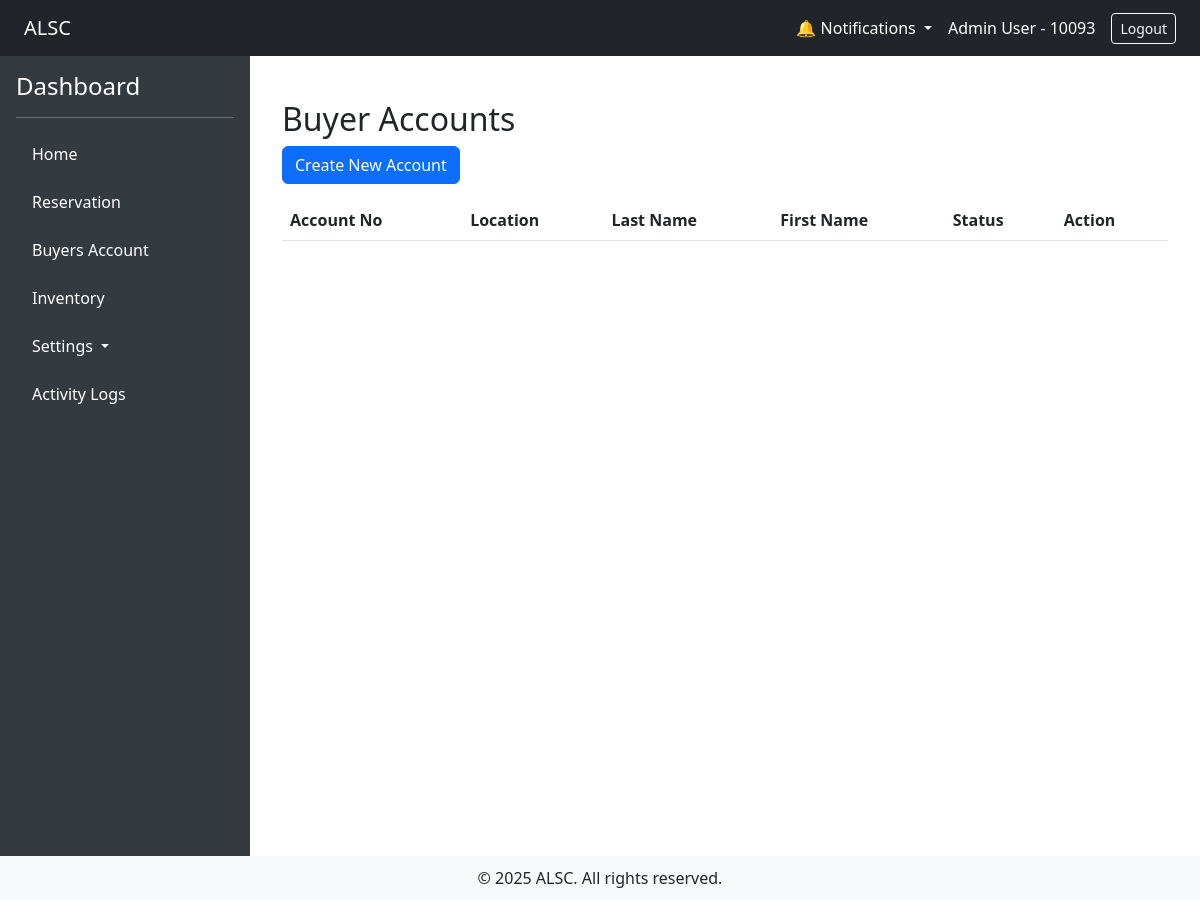
Before: /?url=buyersaccount/index (signed in) with the older database file.
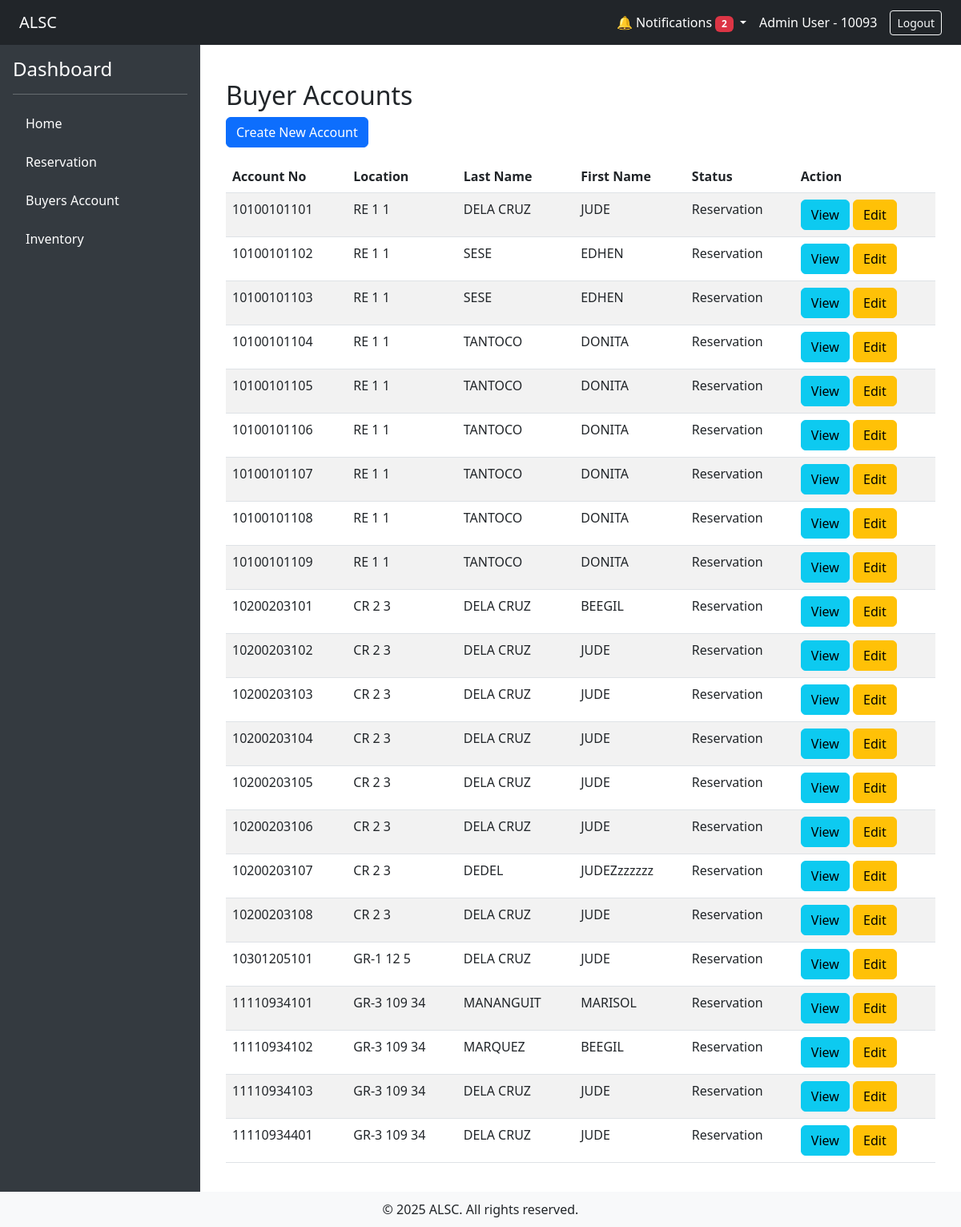
After: the same page with the newer database file.
### tables this page shows
CREATE TABLE `buyers_account` (
  `account_no` bigint(20) UNSIGNED NOT NULL,
  `lot_id` int(11) NOT NULL,
  `date_of_sale` date NOT NULL DEFAULT curdate(),
  `account_status` varchar(50) NOT NULL DEFAULT 'Active',
  `account_type` varchar(50) NOT NULL,
  `account_type_secondary` varchar(50) DEFAULT NULL,
  `lot_area` decimal(10,2) DEFAULT NULL,
  `lot_price_per_sqm` decimal(12,2) DEFAULT NULL,
  `lot_discount_percent` decimal(5,2) DEFAULT NULL,
  `lot_discount_amount` decimal(12,2) DEFAULT NULL,
  `house_model` varchar(100) DEFAULT NULL,
  `floor_area` decimal(10,2) DEFAULT NULL,
  `house_price_per_sqm` decimal(12,2) DEFAULT NULL,
  `house_discount_percent` decimal(5,2) DEFAULT NULL,
  `house_discount_amount` decimal(12,2) DEFAULT NULL,
  `fence_cost` decimal(10,2) DEFAULT NULL,
  `add_cost` decimal(10,2) DEFAULT NULL,
  `tcp_discount_percent` decimal(5,2) DEFAULT NULL,
  `tcp_discount_amount` decimal(12,2) DEFAULT NULL,
  `total_contract_price` decimal(14,2) DEFAULT NULL,
  `vat_amount` decimal(12,2) DEFAULT NULL,
  `net_total_contract_price` decimal(14,2) DEFAULT NULL,
  `reservation_fee` decimal(12,2) DEFAULT NULL,
  `payment_type_primary` varchar(100) DEFAULT NULL,
  `payment_type_secondary` varchar(100) DEFAULT NULL,
  `down_payment_percent` decimal(5,2) DEFAULT NULL,
  `net_down_payment` decimal(12,2) DEFAULT NULL,
  `number_of_payments` int(11) DEFAULT NULL,
  `monthly_down_payment` decimal(12,2) DEFAULT NULL,
  `first_down_payment_date` date DEFAULT NULL,
  `full_down_payment_due_date` date DEFAULT NULL,
  `amount_financed` decimal(14,2) DEFAULT NULL,
  `financing_terms_months` int(11) DEFAULT NULL,
  `interest_rate` decimal(5,2) DEFAULT NULL,
  `fixed_factor` decimal(10,6) DEFAULT NULL,
  `monthly_amortization` decimal(14,2) DEFAULT NULL,
  `amortization_start_date` date DEFAULT NULL,
  `has_retention` tinyint(1) DEFAULT 0,
  `is_restructured` tinyint(1) DEFAULT 0,
  `has_changed_terms` tinyint(1) DEFAULT 0,
  `account_active_status` tinyint(1) DEFAULT 1 COMMENT '0=Backout, 1=Active, 2=Transferred',
  `backout_date` date DEFAULT NULL,
  `remarks` text DEFAULT NULL,
  `created_at` timestamp NOT NULL DEFAULT current_timestamp(),
  `updated_at` timestamp NOT NULL DEFAULT current_timestamp() ON UPDATE current_timestamp()
);

CREATE TABLE `buyers_account_buyer` (
  `account_buyer_id` int(11) NOT NULL,
  `account_no` bigint(20) UNSIGNED DEFAULT NULL,
  `relationship_type` varchar(50) DEFAULT NULL,
  `is_primary` tinyint(1) DEFAULT 0,
  `last_name` varchar(255) NOT NULL,
  `first_name` varchar(255) NOT NULL,
  `middle_name` varchar(255) NOT NULL,
  `suffix_name` varchar(255) NOT NULL,
  `address` varchar(255) NOT NULL,
  `zip_code` varchar(255) NOT NULL,
  `address_abroad` text NOT NULL,
  `birthdate` date NOT NULL,
  `age` int(11) NOT NULL,
  `viber` varchar(25) NOT NULL,
  `gender` text NOT NULL,
  `civil_status` text NOT NULL,
  `citizenship` varchar(255) NOT NULL,
  `id_presented` varchar(255) NOT NULL,
  `tin_no` varchar(255) NOT NULL,
  `email` varchar(255) NOT NULL,
  `contact_no` varchar(100) NOT NULL,
  `contact_abroad` varchar(100) NOT NULL
);

CREATE TABLE `t_projects` (
  `c_code` smallint(6) NOT NULL,
  `c_project_code` smallint(6) NOT NULL,
  `c_name` text DEFAULT NULL,
  `c_acronym` text DEFAULT NULL,
  `c_address` text DEFAULT NULL,
  `c_province` text DEFAULT NULL,
  `c_status` smallint(6) DEFAULT NULL,
  `c_zip` smallint(6) DEFAULT NULL,
  `c_rate` double DEFAULT NULL,
  `c_reservation` double DEFAULT NULL
);

CREATE TABLE `lots` (
  `id` int(11) NOT NULL,
  `site_id` smallint(6) DEFAULT NULL,
  `block` smallint(6) DEFAULT NULL,
  `lot` smallint(6) DEFAULT NULL,
  `lot_area` decimal(10,2) DEFAULT NULL,
  `price_per_sqm` decimal(10,2) DEFAULT NULL,
  `status` varchar(50) DEFAULT NULL,
  `remarks` text DEFAULT NULL,
  `title` varchar(255) DEFAULT NULL,
  `title_owner` varchar(255) DEFAULT NULL,
  `previous_owner` varchar(255) DEFAULT NULL,
  `created_at` timestamp NOT NULL DEFAULT current_timestamp()
);

### app/controllers/buyersaccount_controller.php (called while the page is built, shortened)
<?php
require_once __DIR__ . '/../models/BuyersAccountModel.php';
require_once __DIR__ . '/../core/Controller.php';
class BuyersAccount extends Controller
{
    public function index()
    {
        $accounts = BuyersAccountModel::all();
        return $this->view('buyers_account/index', compact('accounts'));
    }
}

### app/core/App.php (called while the page is built, shortened)
<?php
class App
{
    protected $method = 'index';
    public function __construct()
    {
        $url = $this->parseUrl();
        if ($url) {
            if (file_exists(__DIR__ . '/../controllers/' . $url[0] . '_controller.php')) {
                unset($url[0]);
            }
        }
        $this->controller = new $this->controller;
        if (isset($url[1])) {
            if (method_exists($this->controller, $url[1])) {
                $this->method = $url[1];
                unset($url[1]);
            }else $this->method = "notfound";
        }
        $this->params = $url ? array_values($url) : [];
        call_user_func_array([$this->controller, $this->method], $this->params);
    }
    public function parseUrl()
    {
        if (isset($_GET['url'])) {
            return explode('/', filter_var(rtrim($_GET['url'], '/'), FILTER_SANITIZE_URL));
        }
    }
}

### index.php (called while the page is built, shortened)
<?php
require_once './app/init.php';
$app = new App;

### app/helpers/auth_helper.php (called while the page is built, shortened)
<?php
require_once __DIR__ . '/../models/PermissionRole.php';
function can($permission)
{
    if (!isset($_SESSION['user']['permissions'])) {
        $role_id = $_SESSION['user']['role_id'];
        $permissionObjects = PermissionRole::getPermissionsForRole($role_id);
    }
    return in_array($permission, $_SESSION['user']['permissions']);
}

### app/config/Connection.php (called while the page is built, shortened)
<?php
class Connection
{
    private static $instance;
    private $conn;
    public function __construct()
    {
        try {
            $dbh = "mysql:host=". DB_HOST .";dbname=". DB_NAME ;
            $this->conn = new PDO($dbh, DB_USER , DB_PASS);
            $this->conn->setAttribute(PDO::ATTR_ERRMODE, PDO::ERRMODE_EXCEPTION);
        } catch (PDOException $e) {
            echo "Connection failed: " . $e->getMessage();
        }
    }
    public static function getInstance()
    {
        if (!self::$instance) {
            self::$instance = new Connection();
        }
        return self::$instance;
    }
    public function getConnection()
    {
        return $this->conn;
    }
}

### app/models/PermissionRole.php (called while the page is built, shortened)
<?php
require_once __DIR__ . '/../core/Model.php';
class PermissionRole extends Model
{
    public static function getPermissionsForRole($role_id)
    {
        $instance = new static();
        $stmt = $instance->db->prepare("
            SELECT p.* FROM permissions p
            JOIN permission_role pr ON p.id = pr.permission_id
            WHERE pr.role_id = ?
        ");
        $stmt->execute([$role_id]);
        return $stmt->fetchAll(\PDO::FETCH_OBJ);
    }
}

### app/core/Model.php (called while the page is built, shortened)
<?php
class Model
{
    public function __construct()
    {
        $this->db = Connection::getInstance()->getConnection();
    }
}

### app/init.php (called while the page is built, shortened)
<?php
require_once 'config/Connection.php';
require_once 'core/App.php';
require_once 'core/Controller.php';
require_once 'helpers/activity_helper.php';
require_once 'helpers/notif_helper.php';
require_once 'helpers/auth_helper.php';
function url($path = '')
{
    $base = rtrim('/alsc_app', '/');
    $path = ltrim($path, '/');
    return $base . '/?url=' . $path;
}

### app/models/BuyersAccountModel.php (called while the page is built, shortened)
<?php
require_once __DIR__ . '/../core/Model.php';
class BuyersAccountModel extends Model
{
    public static function all()
    {
        $instance = new static();
        $stmt = $instance->db->query("
        SELECT
            ba.*,
            b.*,
            p.c_acronym AS project_acronym,
            l.site_id,
            l.block,
            l.lot
        FROM
            buyers_account ba
        LEFT JOIN buyers_account_buyer b ON ba.account_no = b.account_no AND b.is_primary = TRUE
        LEFT JOIN lots l ON ba.lot_id = l.id
        LEFT JOIN t_projects p ON l.site_id = p.c_code");
        return $stmt->fetchAll(PDO::FETCH_OBJ);
    }
}

### app/helpers/activity_helper.php (called while the page is built, shortened)
<?php
function current_user_id() {
    return $_SESSION['user']['employee_id'] ?? null;
}

### app/helpers/notif_helper.php (called while the page is built, shortened)
<?php
require_once __DIR__ . '/../core/Model.php';
class Notification extends Model {
    public static function unread($user_id) {
        $instance = new static();
        $stmt = $instance->db->prepare("SELECT * FROM notifications WHERE user_id = ? AND is_read = 0 ORDER BY created_at DESC");
        $stmt->execute([$user_id]);
        return $stmt->fetchAll(PDO::FETCH_OBJ);
    }
}

### app/views/buyers_account/index.php (the view, shortened to what the changed rows need)
<div class="container mt-4">
    <h2>Buyer Accounts</h2>
    <table class="table table-striped mt-3">
        <thead>
            <tr>
                <th>Account No</th>
                <th>Location</th>
                <th>Last Name</th>
                <th>First Name</th>
                <th>Status</th>
                <th>Action</th>
            </tr>
        </thead>
        <tbody>
            <?php foreach ($accounts as $account): ?>
                <tr>
                    <td><?= htmlspecialchars($account->account_no); ?></td>
                    <td><?= htmlspecialchars($account->project_acronym); ?> <?= htmlspecialchars($account->block); ?> <?= htmlspecialchars($account->lot); ?></td>
                    <td><?= htmlspecialchars($account->last_name); ?></td>
                    <td><?= htmlspecialchars($account->first_name); ?></td>
                    <td><?= htmlspecialchars($account->account_status); ?></td>
                    <td>
                        <a href="<?= url('buyersaccount/show/'. $account->account_no)?>" class="btn btn-info">View</a>
                        <a href="<?= url('buyersaccount/update/'. $account->account_no)?>" class="btn btn-warning">Edit</a>
                    </td>
                </tr>
            <?php endforeach; ?>
        </tbody>
    </table>
</div>

### app/views/layouts/main.php (shortened to what the changed rows need)
<!DOCTYPE html>
<html lang="en">
<head>
    <link href="https://cdn.jsdelivr.net/npm/bootstrap@5.3.0/dist/css/bootstrap.min.css" rel="stylesheet">
</head>
<body>
<div class="d-flex flex-column">
    <nav class="navbar navbar-expand-lg navbar-dark bg-dark px-4">
        <div class="ms-auto d-flex align-items-center">
            <?php
            $notifications = Notification::unread(current_user_id());
            $unreadCount = count($notifications);
            ?>
            <div class="nav-item dropdown me-3">
                <a class="nav-link dropdown-toggle text-white" href="#" role="button" data-bs-toggle="dropdown">
                    🔔 Notifications
                    <?php if ($unreadCount > 0): ?>
                        <span class="badge bg-danger" id="unreadCount"><?= $unreadCount ?></span>
                    <?php endif; ?>
                </a>
            </div>
        </div>
    </nav>
    <div class="d-flex">
        <div class="sidebar p-3">
            <ul class="nav flex-column">
                <?php if (can('manage_users') || can('manage_permissions') || can('manage_roles')): ?>
                    <li class="nav-item dropdown mb-2">
                        <a class="nav-link dropdown-toggle text-white" href="#" id="navbarDropdown" role="button" data-bs-toggle="dropdown" aria-expanded="false">
                            <i class="bi bi-gear-fill"></i> Settings
                        </a>
                    </li>
                <?php endif; ?>
                <?php if (can('view_logs')): ?>
                    <li class="nav-item mb-2">
                        <a href="<?= url('logs/index') ?>" class="nav-link">Activity Logs</a>
                    </li>
                <?php endif; ?>
            </ul>
        </div>
        <div class="content w-100">
            <?php echo $content; ?>
        </div>
    </div>
</div>
</body>
</html>

Changed rows visible on the page:
added buyers_account: buyers_account_buyer.account_no "10100101101", t_projects.c_acronym "RE", lot.block "1", lot.lot "1", buyers_account_buyer.last_name "DELA CRUZ", buyers_account_buyer.first_name "JUDE", account_status "Reservation"
added buyers_account: buyers_account_buyer.account_no "10100101102", t_projects.c_acronym "RE", lot.block "1", lot.lot "1", buyers_account_buyer.last_name "SESE", buyers_account_buyer.first_name "EDHEN", account_status "Reservation"
added buyers_account: buyers_account_buyer.account_no "10100101103", t_projects.c_acronym "RE", lot.block "1", lot.lot "1", buyers_account_buyer.last_name "SESE", buyers_account_buyer.first_name "EDHEN", account_status "Reservation"
added buyers_account: buyers_account_buyer.account_no "10100101104", t_projects.c_acronym "RE", lot.block "1", lot.lot "1", buyers_account_buyer.last_name "TANTOCO", buyers_account_buyer.first_name "DONITA", account_status "Reservation"
added buyers_account: buyers_account_buyer.account_no "10100101105", t_projects.c_acronym "RE", lot.block "1", lot.lot "1", buyers_account_buyer.last_name "TANTOCO", buyers_account_buyer.first_name "DONITA", account_status "Reservation"
added buyers_account: buyers_account_buyer.account_no "10100101106", t_projects.c_acronym "RE", lot.block "1", lot.lot "1", buyers_account_buyer.last_name "TANTOCO", buyers_account_buyer.first_name "DONITA", account_status "Reservation"
added buyers_account: buyers_account_buyer.account_no "10100101107", t_projects.c_acronym "RE", lot.block "1", lot.lot "1", buyers_account_buyer.last_name "TANTOCO", buyers_account_buyer.first_name "DONITA", account_status "Reservation"
added buyers_account: buyers_account_buyer.account_no "10100101108", t_projects.c_acronym "RE", lot.block "1", lot.lot "1", buyers_account_buyer.last_name "TANTOCO", buyers_account_buyer.first_name "DONITA", account_status "Reservation"
added buyers_account: buyers_account_buyer.account_no "10100101109", t_projects.c_acronym "RE", lot.block "1", lot.lot "1", buyers_account_buyer.last_name "TANTOCO", buyers_account_buyer.first_name "DONITA", account_status "Reservation"
added buyers_account: buyers_account_buyer.account_no "10200203101", t_projects.c_acronym "CR", lot.block "2", lot.lot "3", buyers_account_buyer.last_name "DELA CRUZ", buyers_account_buyer.first_name "BEEGIL", account_status "Reservation"
added buyers_account: buyers_account_buyer.account_no "10200203102", t_projects.c_acronym "CR", lot.block "2", lot.lot "3", buyers_account_buyer.last_name "DELA CRUZ", buyers_account_buyer.first_name "JUDE", account_status "Reservation"
added buyers_account: buyers_account_buyer.account_no "10200203103", t_projects.c_acronym "CR", lot.block "2", lot.lot "3", buyers_account_buyer.last_name "DELA CRUZ", buyers_account_buyer.first_name "JUDE", account_status "Reservation"
added buyers_account: buyers_account_buyer.account_no "10200203104", t_projects.c_acronym "CR", lot.block "2", lot.lot "3", buyers_account_buyer.last_name "DELA CRUZ", buyers_account_buyer.first_name "JUDE", account_status "Reservation"
added buyers_account: buyers_account_buyer.account_no "10200203105", t_projects.c_acronym "CR", lot.block "2", lot.lot "3", buyers_account_buyer.last_name "DELA CRUZ", buyers_account_buyer.first_name "JUDE", account_status "Reservation"
added buyers_account: buyers_account_buyer.account_no "10200203106", t_projects.c_acronym "CR", lot.block "2", lot.lot "3", buyers_account_buyer.last_name "DELA CRUZ", buyers_account_buyer.first_name "JUDE", account_status "Reservation"
added buyers_account: buyers_account_buyer.account_no "10200203107", t_projects.c_acronym "CR", lot.block "2", lot.lot "3", buyers_account_buyer.last_name "DEDEL", buyers_account_buyer.first_name "JUDEZzzzzzz", account_status "Reservation"
added buyers_account: buyers_account_buyer.account_no "10200203108", t_projects.c_acronym "CR", lot.block "2", lot.lot "3", buyers_account_buyer.last_name "DELA CRUZ", buyers_account_buyer.first_name "JUDE", account_status "Reservation"
added buyers_account: buyers_account_buyer.account_no "10301205101", t_projects.c_acronym "GR-1", lot.block "12", lot.lot "5", buyers_account_buyer.last_name "DELA CRUZ", buyers_account_buyer.first_name "JUDE", account_status "Reservation"
added buyers_account: buyers_account_buyer.account_no "11110934101", t_projects.c_acronym "GR-3", lot.block "109", lot.lot "34", buyers_account_buyer.last_name "MANANGUIT", buyers_account_buyer.first_name "MARISOL", account_status "Reservation"
added buyers_account: buyers_account_buyer.account_no "11110934102", t_projects.c_acronym "GR-3", lot.block "109", lot.lot "34", buyers_account_buyer.last_name "MARQUEZ", buyers_account_buyer.first_name "BEEGIL", account_status "Reservation"
added buyers_account: buyers_account_buyer.account_no "11110934103", t_projects.c_acronym "GR-3", lot.block "109", lot.lot "34", buyers_account_buyer.last_name "DELA CRUZ", buyers_account_buyer.first_name "JUDE", account_status "Reservation"
added buyers_account: buyers_account_buyer.account_no "11110934401", t_projects.c_acronym "GR-3", lot.block "109", lot.lot "34", buyers_account_buyer.last_name "DELA CRUZ", buyers_account_buyer.first_name "JUDE", account_status "Reservation"
Other visible differences:
$unreadCount: (not shown) → "2"
text no longer shown: "Settings Activity Logs"
